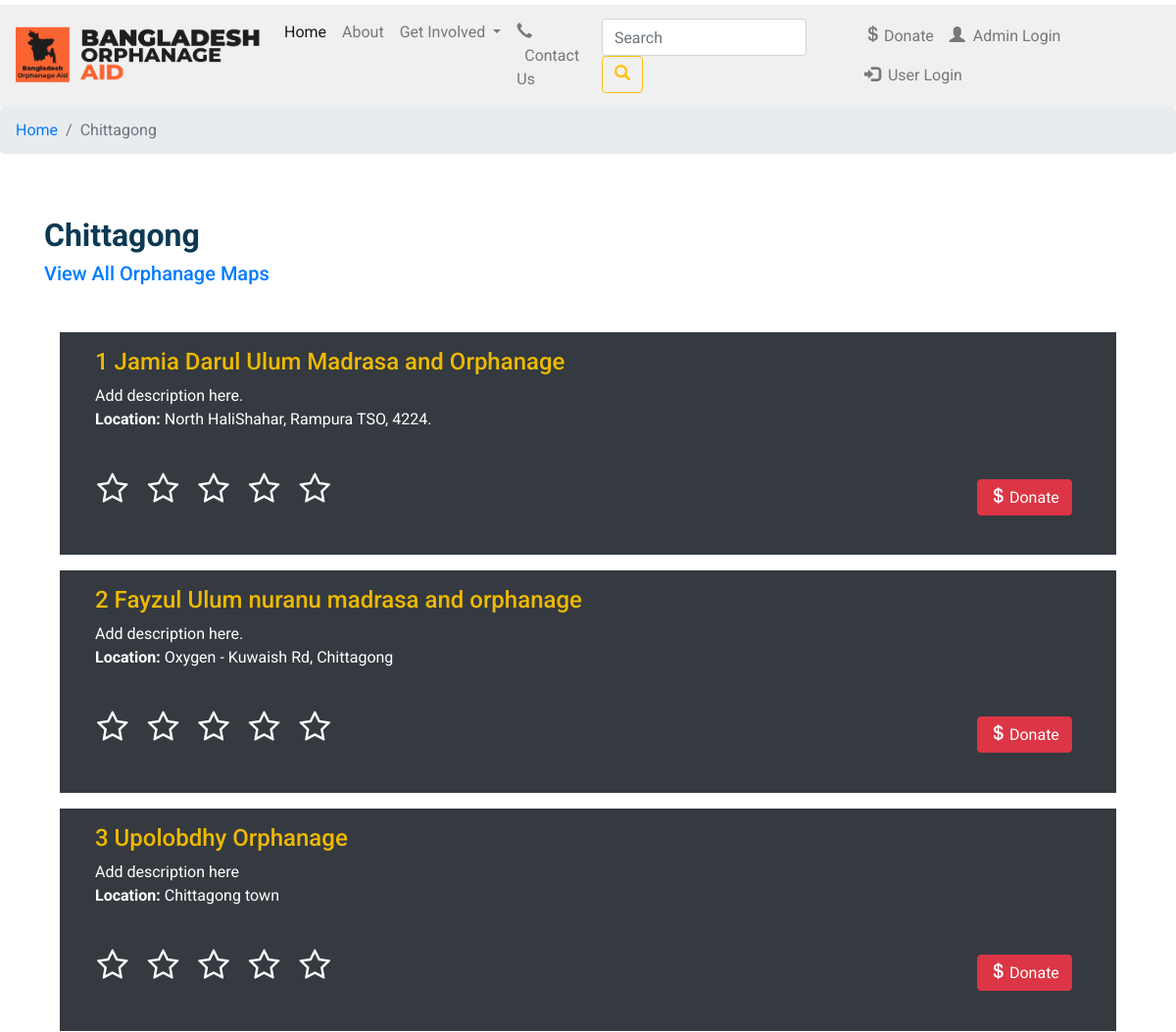
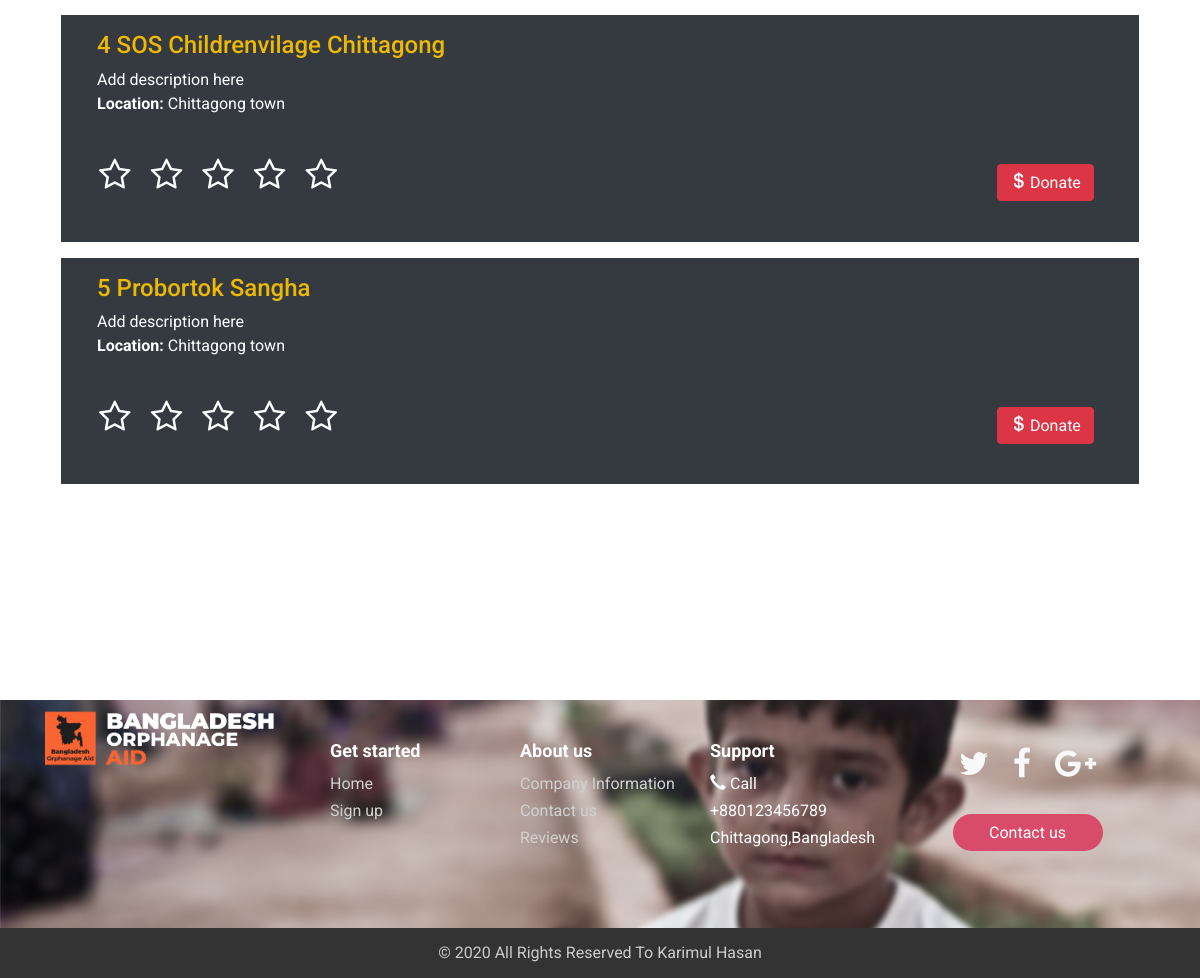
/Ctg.php, run on the app's committed database (2 pictures, top to bottom).
### tables this page shows
CREATE TABLE `orphanage_details` (
  `id` int(11) NOT NULL,
  `no` int(11) NOT NULL,
  `name` varchar(100) NOT NULL,
  `details` varchar(255) NOT NULL,
  `location` varchar(255) NOT NULL
);

### Ctg.php (the view, shortened to what this page needs)
<?php
include('connection.php');
?>
<!DOCTYPE html>
<html lang="en">
<head>
  <link rel="stylesheet" href="https://stackpath.bootstrapcdn.com/bootstrap/4.3.1/css/bootstrap.min.css">
  <link rel="stylesheet" href="http://cdnjs.cloudflare.com/ajax/libs/font-awesome/4.6.3/css/font-awesome.min.css">
  <link rel="stylesheet" type="text/css "href="css/glyphicons.css">
  <link rel="stylesheet" type="text/css "href="css/custom.css">
</head>
<body style="margin-top:5px;">
<?php
include('MenuBar.php')
?>
<nav aria-label="breadcrumb">
<ol class="breadcrumb">
    <li class="breadcrumb-item"><a style="text-decoration:none;"href="index.php">Home</a></li>
    <li class="breadcrumb-item active" aria-current="page">Chittagong</li>
  </ol>
</nav>
<br>
<br>
<div class="container">
  <h2 style="color:#0B3954"><b>Chittagong</b></h2>
  <h5>
  <a href="MapCtg.php">
    View All Orphanage Maps
</a></h5>
<br>
  <?php
	$sql=mysqli_query($con,"select * from orphanage_details where id>5");
	while($r_res=mysqli_fetch_assoc($sql))
	{
	?>
<span class="d-block p-3 m-3 bg-dark text-white">
    <h4 style="margin-left:20px;color:#EEB902;"><?php echo $r_res['no']; ?>&nbsp;<?php echo $r_res['name']; ?> </h4>
    <h7 style="margin-left:20px;"><?php echo $r_res['details']; ?><br>
    <b style="margin-left:20px;">Location:</b> <?php echo $r_res['location']; ?></h7><br>
    <br>
    <table>
      <tr><td>
    <?php
  include('stars.html')
  ?></td>
  <td>
    <a style="margin-left:650px; padding-bottom:5px;" href="donate.php" class="btn btn-danger"><span class="glyphicon glyphicon-usd"></span>&nbsp;Donate</button></a>
  </td>
  </tr></table>
  </span>
  <?php } ?>
</div>
  <?php
  include('Footer.php')
  ?>
  </body>
  </html>

### MenuBar.php (shortened to what this page needs)
<nav class="navbar sticky-top navbar-expand-lg navbar-light" style="background-color:#f0f0f0;">
  <a class="navbar-brand" href="#">
  <img src="images/orphanage1.png" width="250" height="60" alt="">
</a>
  <div class="collapse navbar-collapse" id="navbarSupportedContent">
    <ul class="navbar-nav mr-auto">
      <li class="nav-item active">
        <a class="nav-link" href="index.php">Home <span class="sr-only">(current)</span></a>
      </li>
      <li class="nav-item">
        <a class="nav-link" href="about.php">About</a>
      </li>
      <li class="nav-item dropdown"><a class="nav-link dropdown-toggle" href="#" id="navbarDropdown" role="button" data-toggle="dropdown" aria-haspopup="true" aria-expanded="false">Get Involved </a>
</li>
      <li class="nav-item">
        <a class="nav-link" href="ContactUs.php"><span class="glyphicon glyphicon-earphone"></span>&nbsp;&nbsp;Contact Us</a>
      </li>
    </ul>
    <form class="form-inline my-2 my-lg-0">
      <input class="form-control mr-sm-2" type="search" placeholder="Search" aria-label="Search">
      <button class="btn btn-outline-warning my-2 my-sm-0" type="submit"><span class="glyphicon glyphicon-search"></span></button>
    </form>
  <div>&nbsp &nbsp &nbsp </div>
<ul class="nav navbar-nav navbar-right">
<li><a class="nav-link" href="donate.php"title="Donate"><span class="glyphicon glyphicon-usd"></span>&nbsp;Donate </a></li>
<li><a class="nav-link" href="admin/index.php"title="Admin Login"><span class="glyphicon glyphicon-user"></span>&nbsp;&nbsp;Admin Login</a></li>
<?php
if($_SESSION['create_account_logged_in']!="")
{
?>
<li class="nav-item dropdown"><a class="nav-link dropdown-toggle" href="#" id="navbarDropdown" role="button" data-toggle="dropdown" aria-haspopup="true" aria-expanded="false">View Status</a>
  <ul class="dropdown-menu">
      <li><a class="dropdown-item" href="profile.php">Profile</a></li>
        <div class="dropdown-divider"></div>
      <li><a class="dropdown-item"" href="logout.php">Logout</a></li>
  </ul>
</li>
<?PHP } else
{
?>
<li><a class="nav-link" href="Login.php"title="login"><span class="glyphicon glyphicon-log-in"></span>&nbsp;&nbsp;User Login</a>
</li>
<?php
} ?>
</ul>
  </div>
</nav>

### Footer.php (shortened to what this page needs)
<div class="content">
</div>
    <footer id="myFooter">
        <div class="container">
            <div class="row">
                <div class="col-sm-3">
                    <h2 class="logo"><img src="images/orphanage12.png"width="230px"height="60px"/></h2>
                </div>
                <div class="col-sm-2">
                    <h5>Get started</h5>
                    <ul>
                        <li><a href="index.php">Home</a></li>
                        <li><a href="Registation form.php">Sign up</a></li>
                    </ul>
                </div>
                <div class="col-sm-2">
                    <h5>About us</h5>
                    <ul>
                        <li><a href="about.php">Company Information</a></li>
                        <li><a href="ContactUs.php">Contact us</a></li>
                        <li><a href="#">Reviews</a></li>
                    </ul>
                </div>
                <div class="col-sm-2">
                    <h5>Support</h5>
                    <ul>
                        <li><span class="glyphicon glyphicon-earphone"></span>&nbsp;Call</li>
                        <li>+880123456789</li>
                        <li>Chittagong,Bangladesh</li>
                    </ul>
                </div>
                <div class="col-sm-3">
                    <div class="social-networks">
                        <a href="https://twitter.com" class="twitter"><i class="fa fa-twitter"></i></a>
                        <a href="https://facebook.com" class="facebook"><i class="fa fa-facebook"></i></a>
                        <a href="https://google.com" class="google"><i class="fa fa-google-plus"></i></a>
                    </div>
                    <button type="button" class="btn btn-default">Contact us</button>
                </div>
            </div>
        </div>
        <div class="footer-copyright">
            <p>© 2020 All Rights Reserved To Karimul Hasan </p>
        </div>
    </footer>

### css/custom.css (style rules this page uses)
.container { width:1250px !important; }
#myFooter { background-image: url(../foot.jpg); color: white; padding-top: 10px; }
#myFooter .footer-copyright { background-color: #333333; padding-top: 3px; padding-bottom: 3px; text-align: center; }
#myFooter .row { margin-bottom: 60px; }
#myFooter .footer-copyright p { margin: 10px; color: #ccc; }
#myFooter ul { list-style-type: none; padding-left: 0; line-height: 1.7; }
#myFooter h5 { font-size: 18px; color: white; font-weight: bold; margin-top: 30px; }
#myFooter a { color: #d2d1d1; text-decoration: none; }
#myFooter .social-networks { text-align: center; padding-top: 30px; padding-bottom: 16px; }
#myFooter .social-networks a { font-size: 32px; color: #f9f9f9; padding: 10px; transition: 0.2s; }
#myFooter .btn { color: white; background-color: #d84b6b; border-radius: 20px; border: none; width: 150px; display: block; margin: 0 auto; margin-top: 10px; line-height: 25px; }
html { height: 100%; }
body { display: flex; display: -webkit-flex; flex-direction: column; -webkit-flex-direction: column; height: 100%; }
.content { flex: 1 0 auto; -webkit-flex: 1 0 auto; min-height: 200px; }
#myFooter { flex: 0 0 auto; -webkit-flex: 0 0 auto; }

### data on the page
orphanage_details: no "1", name "Jamia Darul Ulum Madrasa and Orphanage", details "Add description here.", location "North HaliShahar, Rampura TSO, 4224."
orphanage_details: no "2", name "Fayzul Ulum nuranu madrasa and orphanage", details "Add description here.", location "Oxygen - Kuwaish Rd, Chittagong"
orphanage_details: no "3", name "Upolobdhy Orphanage", details "Add description here", location "Chittagong town"
orphanage_details: no "4", name "SOS Childrenvilage Chittagong", details "Add description here", location "Chittagong town"
orphanage_details: no "5", name "Probortok Sangha", details "Add description here", location "Chittagong town"
